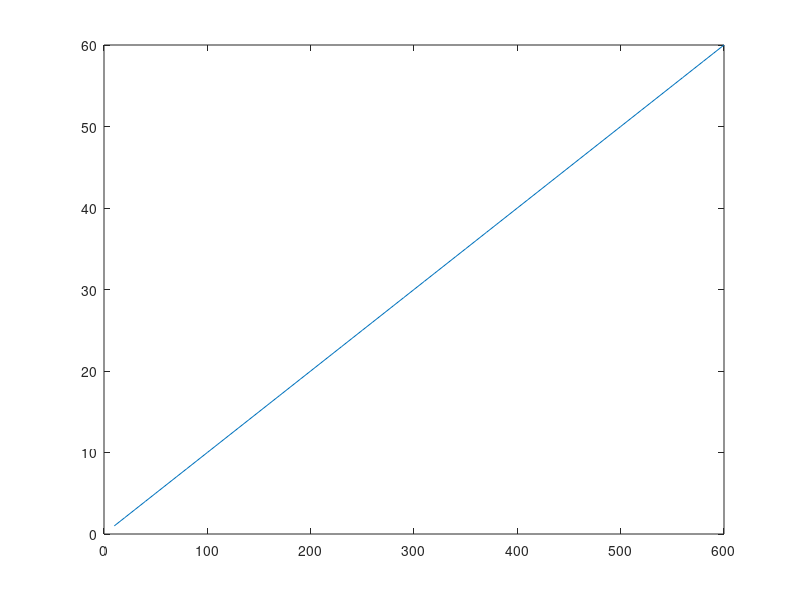

Write MATLAB code to recreate this figure. (Note: this script raises an error after producing the figure.)
pkg load image;

avgpixvalue=[1:60];
exptime=[10:10:600];
snrvalues=[1:5];
snrvalues4=snrvalues;
snrxaxis=[100:100:500];

for k=1:60

        %disp(k);
        fflush(stdout);
		
	      dataFileName = strcat('DR', num2str(k,'%03d'), '.png');
     
	      if exist(dataFileName, 'file')
		      a = double(imread(dataFileName));
          avgpixvalue(k)=mean(mean(a));
          %disp(avgpixvalue(k));
          %disp(exptime(k));
          fflush(stdout);
        else
          disp(dataFileName)
          disp('Not Found')
        end

end

figure;
plot(exptime, avgpixvalue);

for k=1:5
     dataFileName = strcat('DR', num2str(k*10,'%03d'), '.png');
     a = double(imread(dataFileName));
     a4=imresize(a,0.25,'bilinear');
     dataFileName = strcat('DR', num2str(k*10 + 1,'%03d'), '.png');
     b = double(imread(dataFileName));
     b4=imresize(b,0.25,'bilinear'); % this is not enough
     % imresize apparently is not doing averaging / binning.
     % so we explicitly do binning / averaging as below
     for l=1:120
        for m=1:160
           a4(l,m)=a(l*4,m*4)+a(l*4-1,m*4)+a(l*4-2,m*4)+a(l*4-3,m*4) ...
             +a(l*4,m*4-1)+a(l*4-1,m*4-1)+a(l*4-2,m*4-1)+a(l*4-3,m*4-1) ...
             +a(l*4,m*4-2)+a(l*4-1,m*4-2)+a(l*4-2,m*4-2)+a(l*4-3,m*4-2) ...
             +a(l*4,m*4-3)+a(l*4-1,m*4-3)+a(l*4-2,m*4-3)+a(l*4-3,m*4-3);
          b4(l,m)=b(l*4,m*4)+b(l*4-1,m*4)+b(l*4-2,m*4)+b(l*4-3,m*4) ...
             +b(l*4,m*4-1)+b(l*4-1,m*4-1)+b(l*4-2,m*4-1)+b(l*4-3,m*4-1) ...
             +b(l*4,m*4-2)+b(l*4-1,m*4-2)+b(l*4-2,m*4-2)+b(l*4-3,m*4-2) ...
             +b(l*4,m*4-3)+b(l*4-1,m*4-3)+b(l*4-2,m*4-3)+b(l*4-3,m*4-3);
          end
     end
     a4=a4./16;
     b4=b4./16;
          
     
     subtractedframe = b-a;
     subtractedframe = reshape(subtractedframe,1,[]);
     stddev = std(subtractedframe);
     meanv = mean(mean(a));
     snrvalues(k)= 2.*meanv./stddev;
     snrxaxis(k)=meanv;
     
     subtractedframe = b4-a4;
     subtractedframe = reshape(subtractedframe,1,[]);
     stddev = std(subtractedframe);
     %meanv = mean(mean(a));
     snrvalues4(k)= 2.*meanv./stddev;
end

figure;
plot(snrxaxis,sqrt(snrxaxis),'k');
hold on;
plot(snrxaxis,snrvalues,'.');
plot(snrxaxis,snrvalues4,'o');
title('SNR');
xlabel('Average Pixel value');
ylabel('SNR');
legend('Shot noise limit', 'Without binning', '4x4 binned', "location", 'northwest');    